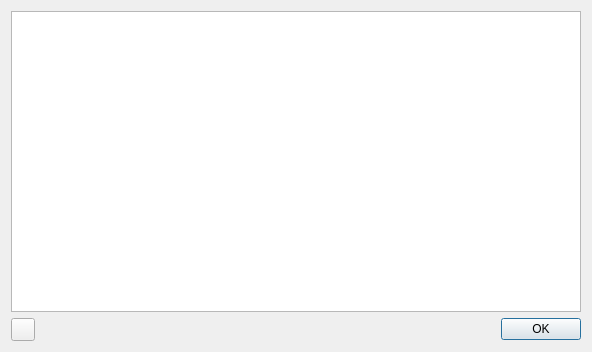
<?xml version="1.0" encoding="UTF-8"?>
<ui version="4.0">
 <class>SeerHelpPageDialogForm</class>
 <widget class="QDialog" name="SeerHelpPageDialogForm">
  <property name="geometry">
   <rect>
    <x>0</x>
    <y>0</y>
    <width>592</width>
    <height>352</height>
   </rect>
  </property>
  <property name="windowTitle">
   <string>Dialog</string>
  </property>
  <layout class="QVBoxLayout" name="verticalLayout_2">
   <item>
    <layout class="QVBoxLayout" name="verticalLayout">
     <item>
      <widget class="QTextBrowser" name="textBrowser">
       <property name="sizePolicy">
        <sizepolicy hsizetype="Expanding" vsizetype="Expanding">
         <horstretch>0</horstretch>
         <verstretch>100</verstretch>
        </sizepolicy>
       </property>
      </widget>
     </item>
     <item>
      <layout class="QHBoxLayout" name="horizontalLayout">
       <item>
        <widget class="QToolButton" name="printToolButton">
         <property name="toolTip">
          <string>Print Help page.</string>
         </property>
         <property name="text">
          <string/>
         </property>
         <property name="icon">
          <iconset resource="resource.qrc">
           <normaloff>:/seer/resources/RelaxLightIcons/document-print.svg</normaloff>:/seer/resources/RelaxLightIcons/document-print.svg</iconset>
         </property>
        </widget>
       </item>
       <item>
        <spacer name="horizontalSpacer">
         <property name="orientation">
          <enum>Qt::Horizontal</enum>
         </property>
         <property name="sizeHint" stdset="0">
          <size>
           <width>40</width>
           <height>20</height>
          </size>
         </property>
        </spacer>
       </item>
       <item>
        <widget class="QPushButton" name="okPushButton">
         <property name="toolTip">
          <string>Dismiss Help page.</string>
         </property>
         <property name="text">
          <string>OK</string>
         </property>
        </widget>
       </item>
      </layout>
     </item>
    </layout>
   </item>
  </layout>
 </widget>
 <resources>
  <include location="resource.qrc"/>
 </resources>
 <connections/>
</ui>
